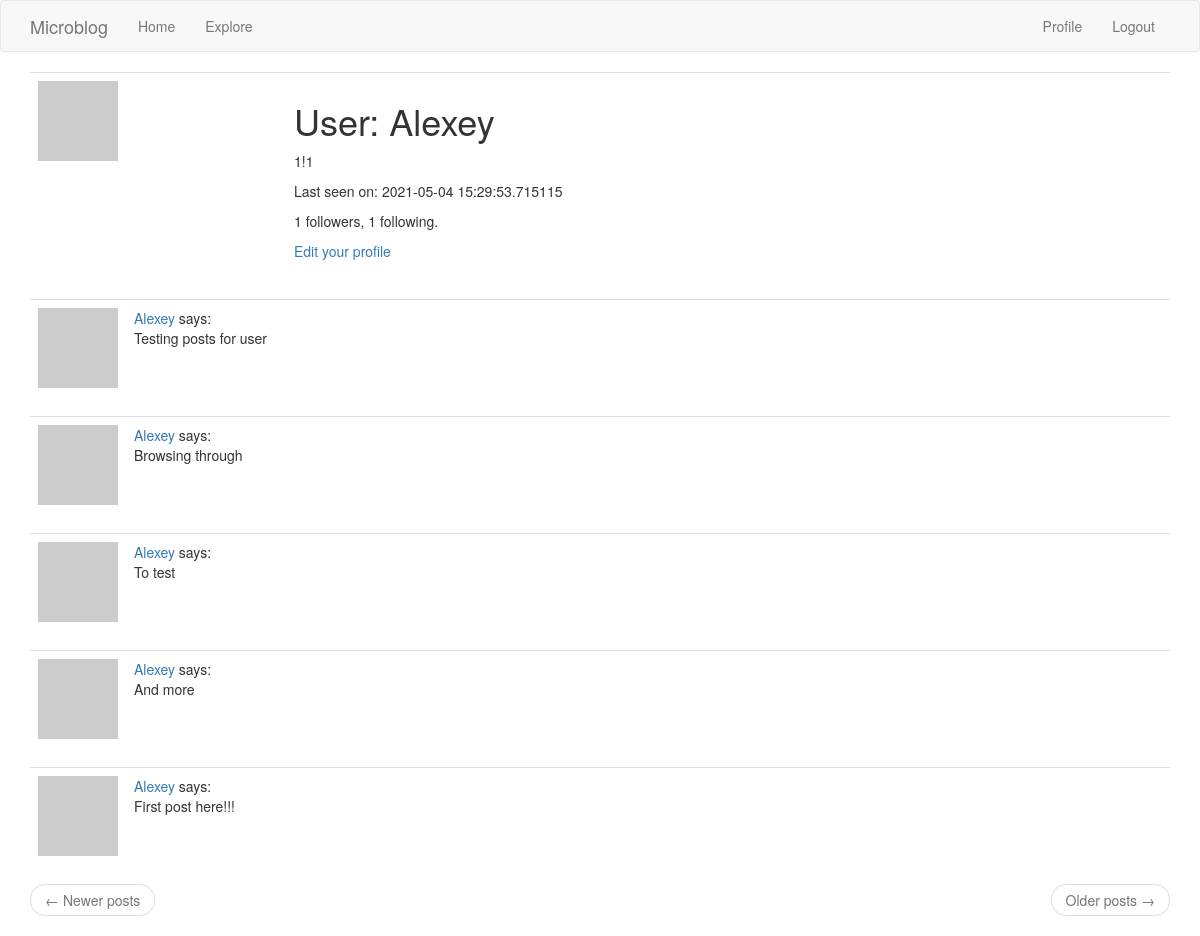
Before: /user/Alexey (signed in) with the older database file.
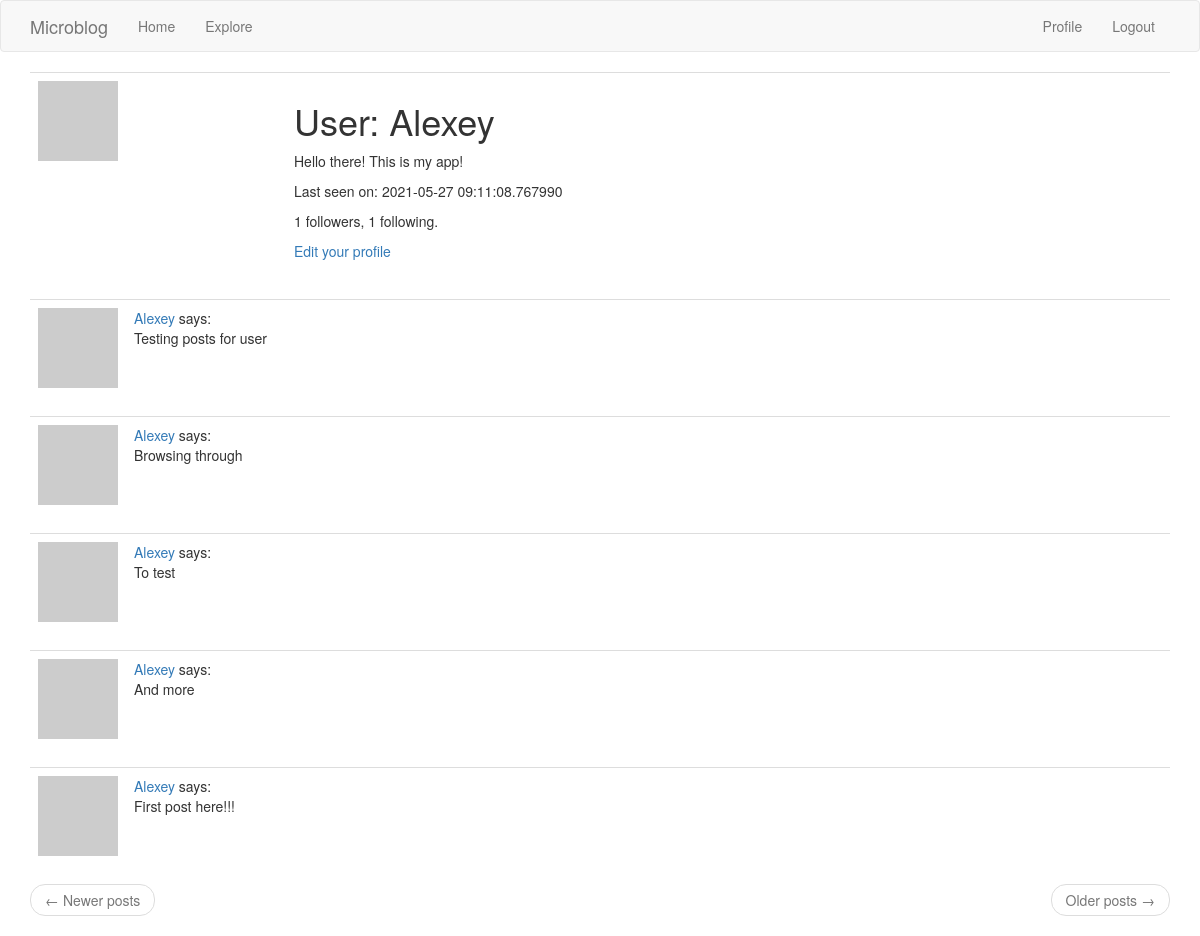
After: the same page with the newer database file.
### app/models.py (models this page shows, shortened)
class User(UserMixin, db.Model):
    id = db.Column(db.Integer, primary_key=True)
    username = db.Column(db.String(64), index=True, unique=True)
    email = db.Column(db.String(128))
    password_hash = db.Column(db.String(128))
    posts = db.relationship('Post', backref='author', lazy='dynamic')
    about_me = db.Column(db.String(104))
    last_seen = db.Column(db.DateTime, default=datetime.utcnow)
    followed = db.relationship(
        'User', secondary=followers,
        primaryjoin=(followers.c.follower_id == id),
        secondaryjoin=(followers.c.followed_id == id),
        backref=db.backref('followers', lazy='dynamic'),
        lazy='dynamic'
    )
    def avatar(self, size):
        digest = md5(self.email.lower().encode('utf-8')).hexdigest()
        return f'https://www.gravatar.com/avatar/{digest}?d=identicon&s={size}'

### app/views.py (the view)
@app.route('/user/<username>', methods=['GET', 'POST'])
@login_required
def user(username):
    form = EmptyForm()
    user = User.query.filter_by(username=username).first_or_404()
    posts = Post.query.filter_by(user_id=user.id).order_by(Post.timestamp.desc()).paginate(
        1, app.config['POSTS_PER_PROFILE'], False)
    if posts.has_next:
        next_url = url_for('explore', page=posts.next_num)
    else:
        next_url = None
    if posts.has_prev:
        prev_url = url_for('explore', page=posts.prev_num)
    else:
        prev_url = None
    return render_template('user.html', user=user, posts=posts.items, next_url=next_url, prev_url=prev_url, form=form)

### app/models.py (called while the page is built)
@login.user_loader
def load_user(id):
    return User.query.get(int(id))

### app/views.py (called while the page is built)
@app.before_request
def before_request():
    if current_user.is_authenticated:
        current_user.last_seen = datetime.utcnow()
        db.session.commit()

### app/templates/user.html (shortened to what this page needs)
{% extends "base.html" %}
{% block app_content %}
    <table class="table table-hover">
        <tr>
            <td width="256px"><img src="{{ user.avatar(256) }}"></td>
            <td>
                <h1>User: {{ user.username }}</h1>
                {% if user.about_me %}<p>{{ user.about_me }}</p>{% endif %}
                {% if user.last_seen %}<p>Last seen on: {{ user.last_seen }}</p>{% endif %}
                <p>{{ user.followers.count() }} followers, {{ user.followed.count() }} following.</p>
                {% if user == current_user %}
                <p><a href="{{ url_for('edit_profile') }}">Edit your profile</a></p>
                {% endif %}
            </td>
        </tr>
    </table>
    {% for post in posts %}
        {% include '_post.html' %}
    {% endfor %}
    <nav aria-label="...">
        <ul class="pager">
            <li class="previous{% if not prev_url %} disabled{% endif %}">
                <a href="{{ prev_url or '#' }}">
                    <span aria-hidden="true">&larr;</span> Newer posts
                </a>
            </li>
            <li class="next{% if not next_url %} disabled{% endif %}">
                <a href="{{ next_url or '#' }}">
                    Older posts <span aria-hidden="true">&rarr;</span>
                </a>
            </li>
        </ul>
    </nav>
{% endblock %}

Changed rows visible on the page:
changed User "Alexey": about_me "1!1" → "Hello there! This is my app!"; last_seen "2021-05-04 15:29:53.715115" → "2021-05-27 09:11:08.767990"
